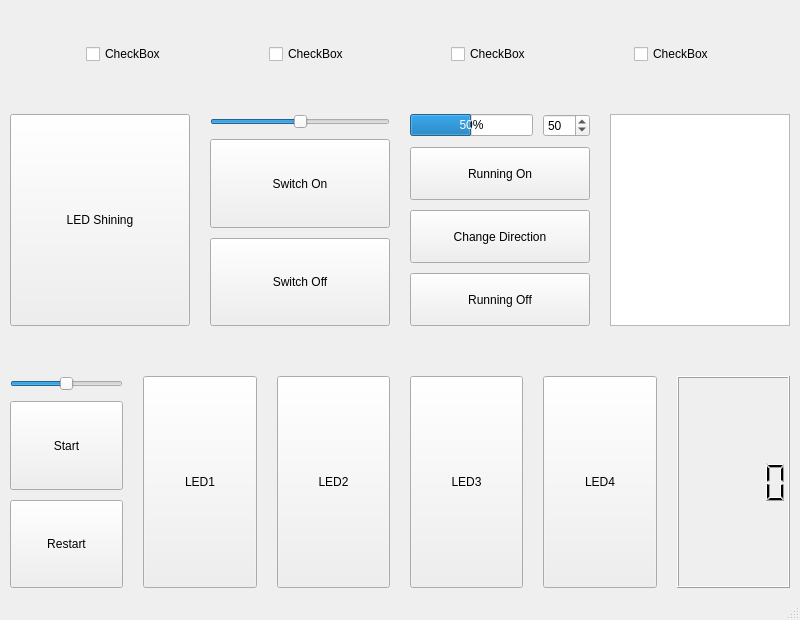
<?xml version="1.0" encoding="UTF-8"?>
<ui version="4.0">
 <class>MainWindow</class>
 <widget class="QMainWindow" name="MainWindow">
  <property name="geometry">
   <rect>
    <x>0</x>
    <y>0</y>
    <width>800</width>
    <height>620</height>
   </rect>
  </property>
  <property name="windowTitle">
   <string>MainWindow</string>
  </property>
  <widget class="QWidget" name="centralwidget">
   <layout class="QVBoxLayout" name="verticalLayout_8">
    <property name="spacing">
     <number>50</number>
    </property>
    <property name="leftMargin">
     <number>10</number>
    </property>
    <property name="topMargin">
     <number>30</number>
    </property>
    <property name="rightMargin">
     <number>10</number>
    </property>
    <property name="bottomMargin">
     <number>10</number>
    </property>
    <item>
     <layout class="QHBoxLayout" name="horizontalLayout">
      <property name="spacing">
       <number>50</number>
      </property>
      <property name="leftMargin">
       <number>50</number>
      </property>
      <property name="rightMargin">
       <number>50</number>
      </property>
      <item>
       <layout class="QVBoxLayout" name="verticalLayout">
        <property name="spacing">
         <number>0</number>
        </property>
        <property name="sizeConstraint">
         <enum>QLayout::SizeConstraint::SetFixedSize</enum>
        </property>
        <property name="bottomMargin">
         <number>0</number>
        </property>
        <item alignment="Qt::AlignmentFlag::AlignHCenter">
         <widget class="QLabel" name="ledImage1">
          <property name="maximumSize">
           <size>
            <width>120</width>
            <height>120</height>
           </size>
          </property>
          <property name="text">
           <string/>
          </property>
          <property name="pixmap">
           <pixmap resource="resources.qrc">:/images/led_off.png</pixmap>
          </property>
          <property name="scaledContents">
           <bool>true</bool>
          </property>
          <property name="alignment">
           <set>Qt::AlignmentFlag::AlignBottom|Qt::AlignmentFlag::AlignHCenter</set>
          </property>
         </widget>
        </item>
        <item alignment="Qt::AlignmentFlag::AlignHCenter">
         <widget class="QCheckBox" name="ledBox1">
          <property name="maximumSize">
           <size>
            <width>100</width>
            <height>20</height>
           </size>
          </property>
          <property name="text">
           <string>CheckBox</string>
          </property>
          <property name="shortcut">
           <string>!</string>
          </property>
         </widget>
        </item>
       </layout>
      </item>
      <item>
       <layout class="QVBoxLayout" name="verticalLayout_4">
        <property name="spacing">
         <number>0</number>
        </property>
        <property name="sizeConstraint">
         <enum>QLayout::SizeConstraint::SetFixedSize</enum>
        </property>
        <item alignment="Qt::AlignmentFlag::AlignHCenter">
         <widget class="QLabel" name="ledImage2">
          <property name="maximumSize">
           <size>
            <width>120</width>
            <height>120</height>
           </size>
          </property>
          <property name="text">
           <string/>
          </property>
          <property name="pixmap">
           <pixmap resource="resources.qrc">:/images/led_off.png</pixmap>
          </property>
          <property name="scaledContents">
           <bool>true</bool>
          </property>
          <property name="alignment">
           <set>Qt::AlignmentFlag::AlignBottom|Qt::AlignmentFlag::AlignHCenter</set>
          </property>
         </widget>
        </item>
        <item alignment="Qt::AlignmentFlag::AlignHCenter">
         <widget class="QCheckBox" name="ledBox2">
          <property name="maximumSize">
           <size>
            <width>100</width>
            <height>20</height>
           </size>
          </property>
          <property name="text">
           <string>CheckBox</string>
          </property>
          <property name="shortcut">
           <string>@</string>
          </property>
         </widget>
        </item>
       </layout>
      </item>
      <item>
       <layout class="QVBoxLayout" name="verticalLayout_5">
        <property name="spacing">
         <number>0</number>
        </property>
        <property name="sizeConstraint">
         <enum>QLayout::SizeConstraint::SetFixedSize</enum>
        </property>
        <item alignment="Qt::AlignmentFlag::AlignHCenter">
         <widget class="QLabel" name="ledImage3">
          <property name="maximumSize">
           <size>
            <width>120</width>
            <height>120</height>
           </size>
          </property>
          <property name="text">
           <string/>
          </property>
          <property name="pixmap">
           <pixmap resource="resources.qrc">:/images/led_off.png</pixmap>
          </property>
          <property name="scaledContents">
           <bool>true</bool>
          </property>
          <property name="alignment">
           <set>Qt::AlignmentFlag::AlignBottom|Qt::AlignmentFlag::AlignHCenter</set>
          </property>
         </widget>
        </item>
        <item alignment="Qt::AlignmentFlag::AlignHCenter">
         <widget class="QCheckBox" name="ledBox3">
          <property name="maximumSize">
           <size>
            <width>100</width>
            <height>20</height>
           </size>
          </property>
          <property name="text">
           <string>CheckBox</string>
          </property>
          <property name="shortcut">
           <string>#</string>
          </property>
         </widget>
        </item>
       </layout>
      </item>
      <item>
       <layout class="QVBoxLayout" name="verticalLayout_7">
        <property name="spacing">
         <number>0</number>
        </property>
        <property name="sizeConstraint">
         <enum>QLayout::SizeConstraint::SetFixedSize</enum>
        </property>
        <item alignment="Qt::AlignmentFlag::AlignHCenter">
         <widget class="QLabel" name="ledImage4">
          <property name="maximumSize">
           <size>
            <width>120</width>
            <height>120</height>
           </size>
          </property>
          <property name="text">
           <string/>
          </property>
          <property name="pixmap">
           <pixmap resource="resources.qrc">:/images/led_off.png</pixmap>
          </property>
          <property name="scaledContents">
           <bool>true</bool>
          </property>
          <property name="alignment">
           <set>Qt::AlignmentFlag::AlignBottom|Qt::AlignmentFlag::AlignHCenter</set>
          </property>
         </widget>
        </item>
        <item alignment="Qt::AlignmentFlag::AlignHCenter">
         <widget class="QCheckBox" name="ledBox4">
          <property name="maximumSize">
           <size>
            <width>100</width>
            <height>20</height>
           </size>
          </property>
          <property name="text">
           <string>CheckBox</string>
          </property>
          <property name="shortcut">
           <string>$</string>
          </property>
         </widget>
        </item>
       </layout>
      </item>
     </layout>
    </item>
    <item>
     <layout class="QHBoxLayout" name="horizontalLayout_11">
      <property name="spacing">
       <number>20</number>
      </property>
      <item>
       <widget class="QPushButton" name="shiningButton">
        <property name="sizePolicy">
         <sizepolicy hsizetype="Minimum" vsizetype="Expanding">
          <horstretch>0</horstretch>
          <verstretch>0</verstretch>
         </sizepolicy>
        </property>
        <property name="minimumSize">
         <size>
          <width>180</width>
          <height>0</height>
         </size>
        </property>
        <property name="maximumSize">
         <size>
          <width>180</width>
          <height>16777215</height>
         </size>
        </property>
        <property name="text">
         <string>LED Shining</string>
        </property>
        <property name="shortcut">
         <string>L, S</string>
        </property>
       </widget>
      </item>
      <item>
       <layout class="QVBoxLayout" name="verticalLayout_3">
        <property name="spacing">
         <number>10</number>
        </property>
        <item>
         <widget class="QSlider" name="speedSlider">
          <property name="maximum">
           <number>100</number>
          </property>
          <property name="value">
           <number>50</number>
          </property>
          <property name="orientation">
           <enum>Qt::Orientation::Horizontal</enum>
          </property>
         </widget>
        </item>
        <item>
         <widget class="QPushButton" name="switchOnButton">
          <property name="sizePolicy">
           <sizepolicy hsizetype="Minimum" vsizetype="Expanding">
            <horstretch>0</horstretch>
            <verstretch>0</verstretch>
           </sizepolicy>
          </property>
          <property name="text">
           <string>Switch On</string>
          </property>
          <property name="shortcut">
           <string>S</string>
          </property>
         </widget>
        </item>
        <item>
         <widget class="QPushButton" name="switchOffButton">
          <property name="sizePolicy">
           <sizepolicy hsizetype="Minimum" vsizetype="Expanding">
            <horstretch>0</horstretch>
            <verstretch>0</verstretch>
           </sizepolicy>
          </property>
          <property name="text">
           <string>Switch Off</string>
          </property>
          <property name="shortcut">
           <string>Shift+S</string>
          </property>
         </widget>
        </item>
       </layout>
      </item>
      <item>
       <layout class="QVBoxLayout" name="verticalLayout_6">
        <property name="spacing">
         <number>10</number>
        </property>
        <item>
         <layout class="QHBoxLayout" name="horizontalLayout_10">
          <item>
           <widget class="QProgressBar" name="speedBar">
            <property name="value">
             <number>50</number>
            </property>
           </widget>
          </item>
          <item>
           <widget class="QSpinBox" name="speedBox">
            <property name="maximum">
             <number>100</number>
            </property>
            <property name="value">
             <number>50</number>
            </property>
           </widget>
          </item>
         </layout>
        </item>
        <item>
         <widget class="QPushButton" name="RunningOnButton">
          <property name="sizePolicy">
           <sizepolicy hsizetype="Minimum" vsizetype="Expanding">
            <horstretch>0</horstretch>
            <verstretch>0</verstretch>
           </sizepolicy>
          </property>
          <property name="text">
           <string>Running On</string>
          </property>
          <property name="shortcut">
           <string>R</string>
          </property>
         </widget>
        </item>
        <item>
         <widget class="QPushButton" name="ChangeDirectionButton">
          <property name="sizePolicy">
           <sizepolicy hsizetype="Minimum" vsizetype="Expanding">
            <horstretch>0</horstretch>
            <verstretch>0</verstretch>
           </sizepolicy>
          </property>
          <property name="text">
           <string>Change Direction</string>
          </property>
          <property name="shortcut">
           <string>C</string>
          </property>
         </widget>
        </item>
        <item>
         <widget class="QPushButton" name="RunningOffButton">
          <property name="sizePolicy">
           <sizepolicy hsizetype="Minimum" vsizetype="Expanding">
            <horstretch>0</horstretch>
            <verstretch>0</verstretch>
           </sizepolicy>
          </property>
          <property name="text">
           <string>Running Off</string>
          </property>
          <property name="shortcut">
           <string>Shift+R</string>
          </property>
         </widget>
        </item>
       </layout>
      </item>
      <item>
       <widget class="QPlainTextEdit" name="Logger">
        <property name="sizePolicy">
         <sizepolicy hsizetype="Minimum" vsizetype="Expanding">
          <horstretch>0</horstretch>
          <verstretch>0</verstretch>
         </sizepolicy>
        </property>
        <property name="minimumSize">
         <size>
          <width>180</width>
          <height>0</height>
         </size>
        </property>
        <property name="maximumSize">
         <size>
          <width>180</width>
          <height>16777215</height>
         </size>
        </property>
        <property name="font">
         <font>
          <family>Monospace</family>
         </font>
        </property>
        <property name="readOnly">
         <bool>true</bool>
        </property>
        <property name="maximumBlockCount">
         <number>1000</number>
        </property>
       </widget>
      </item>
     </layout>
    </item>
    <item>
     <layout class="QHBoxLayout" name="horizontalLayout_9" stretch="1,1,1,1,1,1">
      <property name="spacing">
       <number>20</number>
      </property>
      <item>
       <layout class="QVBoxLayout" name="verticalLayout_2">
        <property name="spacing">
         <number>10</number>
        </property>
        <item>
         <widget class="QSlider" name="qteSlider">
          <property name="maximum">
           <number>100</number>
          </property>
          <property name="value">
           <number>50</number>
          </property>
          <property name="orientation">
           <enum>Qt::Orientation::Horizontal</enum>
          </property>
         </widget>
        </item>
        <item>
         <widget class="QPushButton" name="qteStart">
          <property name="sizePolicy">
           <sizepolicy hsizetype="Minimum" vsizetype="Expanding">
            <horstretch>0</horstretch>
            <verstretch>0</verstretch>
           </sizepolicy>
          </property>
          <property name="text">
           <string>Start</string>
          </property>
         </widget>
        </item>
        <item>
         <widget class="QPushButton" name="qteRestart">
          <property name="sizePolicy">
           <sizepolicy hsizetype="Minimum" vsizetype="Expanding">
            <horstretch>0</horstretch>
            <verstretch>0</verstretch>
           </sizepolicy>
          </property>
          <property name="text">
           <string>Restart</string>
          </property>
         </widget>
        </item>
       </layout>
      </item>
      <item>
       <widget class="QPushButton" name="qteLed1">
        <property name="sizePolicy">
         <sizepolicy hsizetype="Minimum" vsizetype="Expanding">
          <horstretch>0</horstretch>
          <verstretch>0</verstretch>
         </sizepolicy>
        </property>
        <property name="text">
         <string>LED1</string>
        </property>
        <property name="shortcut">
         <string>1</string>
        </property>
       </widget>
      </item>
      <item>
       <widget class="QPushButton" name="qteLed2">
        <property name="sizePolicy">
         <sizepolicy hsizetype="Minimum" vsizetype="Expanding">
          <horstretch>0</horstretch>
          <verstretch>0</verstretch>
         </sizepolicy>
        </property>
        <property name="text">
         <string>LED2</string>
        </property>
        <property name="shortcut">
         <string>2</string>
        </property>
       </widget>
      </item>
      <item>
       <widget class="QPushButton" name="qteLed3">
        <property name="sizePolicy">
         <sizepolicy hsizetype="Minimum" vsizetype="Expanding">
          <horstretch>0</horstretch>
          <verstretch>0</verstretch>
         </sizepolicy>
        </property>
        <property name="text">
         <string>LED3</string>
        </property>
        <property name="shortcut">
         <string>3</string>
        </property>
       </widget>
      </item>
      <item>
       <widget class="QPushButton" name="qteLed4">
        <property name="sizePolicy">
         <sizepolicy hsizetype="Minimum" vsizetype="Expanding">
          <horstretch>0</horstretch>
          <verstretch>0</verstretch>
         </sizepolicy>
        </property>
        <property name="text">
         <string>LED4</string>
        </property>
        <property name="shortcut">
         <string>4</string>
        </property>
       </widget>
      </item>
      <item>
       <widget class="QLCDNumber" name="qteScore">
        <property name="sizePolicy">
         <sizepolicy hsizetype="Minimum" vsizetype="Expanding">
          <horstretch>0</horstretch>
          <verstretch>0</verstretch>
         </sizepolicy>
        </property>
       </widget>
      </item>
     </layout>
    </item>
   </layout>
  </widget>
  <widget class="QMenuBar" name="menubar">
   <property name="geometry">
    <rect>
     <x>0</x>
     <y>0</y>
     <width>800</width>
     <height>22</height>
    </rect>
   </property>
  </widget>
  <widget class="QStatusBar" name="statusbar"/>
 </widget>
 <resources>
  <include location="resources.qrc"/>
 </resources>
 <connections>
  <connection>
   <sender>speedSlider</sender>
   <signal>valueChanged(int)</signal>
   <receiver>speedBar</receiver>
   <slot>setValue(int)</slot>
   <hints>
    <hint type="sourcelabel">
     <x>334</x>
     <y>237</y>
    </hint>
    <hint type="destinationlabel">
     <x>439</x>
     <y>235</y>
    </hint>
   </hints>
  </connection>
  <connection>
   <sender>speedBox</sender>
   <signal>valueChanged(int)</signal>
   <receiver>speedBar</receiver>
   <slot>setValue(int)</slot>
   <hints>
    <hint type="sourcelabel">
     <x>586</x>
     <y>253</y>
    </hint>
    <hint type="destinationlabel">
     <x>535</x>
     <y>246</y>
    </hint>
   </hints>
  </connection>
  <connection>
   <sender>speedSlider</sender>
   <signal>valueChanged(int)</signal>
   <receiver>speedBox</receiver>
   <slot>setValue(int)</slot>
   <hints>
    <hint type="sourcelabel">
     <x>224</x>
     <y>239</y>
    </hint>
    <hint type="destinationlabel">
     <x>586</x>
     <y>233</y>
    </hint>
   </hints>
  </connection>
  <connection>
   <sender>speedBox</sender>
   <signal>valueChanged(int)</signal>
   <receiver>speedSlider</receiver>
   <slot>setValue(int)</slot>
   <hints>
    <hint type="sourcelabel">
     <x>602</x>
     <y>251</y>
    </hint>
    <hint type="destinationlabel">
     <x>268</x>
     <y>234</y>
    </hint>
   </hints>
  </connection>
 </connections>
</ui>
